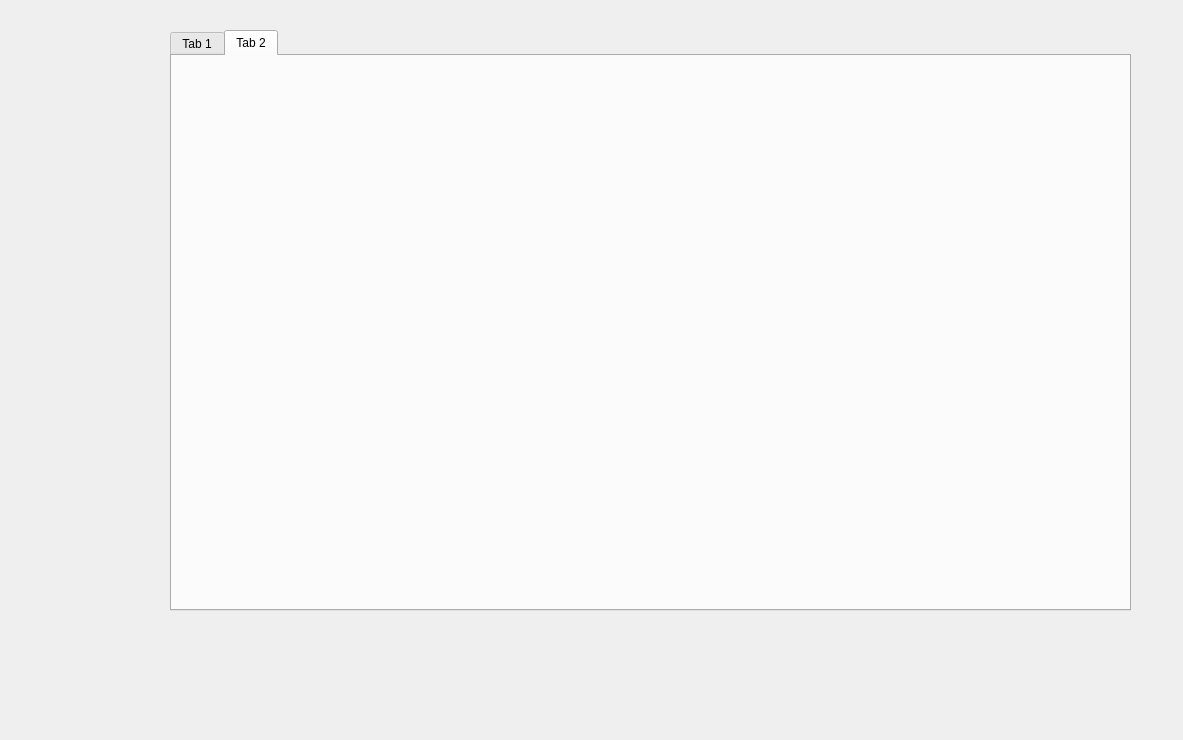
<?xml version="1.0" encoding="UTF-8"?>
<ui version="4.0">
 <class>Widget</class>
 <widget class="QWidget" name="Widget">
  <property name="geometry">
   <rect>
    <x>0</x>
    <y>0</y>
    <width>1183</width>
    <height>740</height>
   </rect>
  </property>
  <property name="windowTitle">
   <string>Widget</string>
  </property>
  <widget class="QTabWidget" name="tabWidget">
   <property name="geometry">
    <rect>
     <x>170</x>
     <y>30</y>
     <width>961</width>
     <height>581</height>
    </rect>
   </property>
   <property name="currentIndex">
    <number>1</number>
   </property>
   <widget class="QWidget" name="tab">
    <attribute name="title">
     <string>Tab 1</string>
    </attribute>
   </widget>
   <widget class="QWidget" name="tab_2">
    <attribute name="title">
     <string>Tab 2</string>
    </attribute>
   </widget>
  </widget>
 </widget>
 <resources/>
 <connections/>
</ui>
